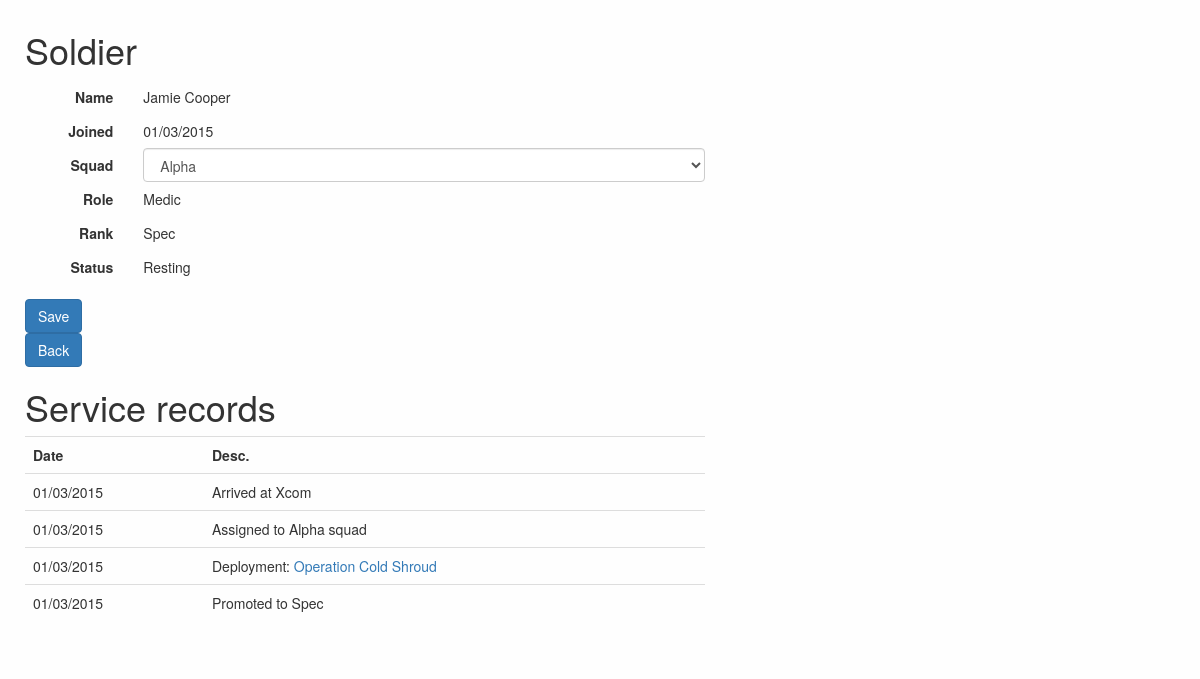
Page /troops/5/ on the committed database.
### troops/models.py (models this page shows, shortened)
class Soldier(models.Model):
	name = models.CharField(max_length = 100)
	joined = models.DateField('Joined')
	squad = models.ForeignKey(Squad, null=True)
	role = models.ForeignKey(Role)
	rank = models.ForeignKey(Rank)
	status = models.ForeignKey(Status)
	def getDate(self):
		return self.joined.strftime('%d/%m/%Y')

class Squad(models.Model):
	name = models.CharField(max_length = 100)
	joined = models.DateField('Established')

class Role(models.Model):
	name = models.CharField(max_length = 50)

class Rank(models.Model):
	name = models.CharField(max_length = 50)

class Status(models.Model):
	name = models.CharField(max_length = 50)

class SoldierEvent(models.Model):
	soldier = models.ForeignKey(Soldier)
	date = models.DateField('Date')
	name = models.CharField(max_length = 200)
	def getDate(self):
		return self.date.strftime('%d/%m/%Y')

class Mission(models.Model):
	name = models.CharField(max_length = 100)
	missionType = models.ForeignKey(MissionType)
	date = models.DateField('Date')
	squad = models.ForeignKey(Squad)
	result = models.ForeignKey(MissionResult)
	wounded = models.IntegerField(default=0)
	dead = models.IntegerField(default=0)
	def getDate(self):
		return self.date.strftime('%d/%m/%Y')

### troops/views.py (the view)
# urls.py: url(r'^(?P<soldier_id>\d+)/$', views.soldier, name='soldier'),
def soldier(request, soldier_id):
	try:
		soldier = Soldier.objects.get(pk=soldier_id)
		squads = Squad.objects.all()
		events = SoldierEvent.objects.filter(soldier=soldier.id)
		deploys = Deployment.objects.filter(soldier=soldier.id)
		mission = []
		for deploy in deploys:
			mission.extend([deploy.mission])
		output = list(chain(events, mission))
		output.sort(key=lambda r: r.date)
		output.sort(key=lambda r: r.name)
	except Soldier.DoesNotExist:
		raise Http404
	return render(request, 'troops/soldier.html', {'soldier': soldier, 'events': output, 'squads': squads})

### troops/templates/troops/soldier.html
{% load staticfiles %}
{% include "troops/header.html" %}
<div class="soldier">
	<h1>Soldier</h1>
	<form class="form-horizontal" role="form" action="./assign" method="GET">
		<div class="form-group">
			<label class="col-sm-2 control-label">Name</label>
			<div class="col-sm-10">
				<p class="form-control-static">{{soldier.name}}</p>
			</div>
			<label class="col-sm-2 control-label">Joined</label>
			<div class="col-sm-10">
				<p class="form-control-static">{{soldier.getDate}}</p>
			</div>
			<label class="col-sm-2 control-label">Squad</label>
			<div class="col-sm-10">
				<select class="form-control" name="squad">
					{% for squad in squads %}
						<option {% if squad.name == soldier.squad.name %}selected="selected"{% endif %}>{{squad.name}}</option>
					{% endfor %}
				</select>
			</div>
			<label class="col-sm-2 control-label">Role</label>
			<div class="col-sm-10">
				<p class="form-control-static">{{soldier.role.name}}</p>
			</div>
			<label class="col-sm-2 control-label">Rank</label>
			<div class="col-sm-10">
				<p class="form-control-static">{{soldier.rank.name}}</p>
			</div>
			<label class="col-sm-2 control-label">Status</label>
			<div class="col-sm-10">
				<p class="form-control-static">{{soldier.status.name}}</p>
			</div>
		</div>
		<button type="submit" class="btn btn-primary">Save</button>
	</form>
	<div>
		<p><a href="/troops/">	<button type="button" class="btn btn-primary">Back</button></a></p>
	</div>
	<div>
		<h1>Service records</h1>
		<table class="table">
			<tr>
				<th>Date</th>
				<th>Desc.</th>
			</tr>
			{% for event in events %}
				<tr>
					<td>{{event.getDate}}</td>
					{% if event.squad %}
						<td>Deployment: <a href="event.id">{{event.name}}</a></td>
					{% else %}
						<td>{{event.name}}</td>
					{% endif %}
				</tr>
			{% endfor %}
		</table>
	</div>
</div>
{% include "troops/footer.html" %}

### troops/static/css/style.css (style rules this page uses)
body { background-color: #fefefe; }
.soldier { position: relative; float: left; width: 700px; padding: 10px; }

### rows in the picture
Soldier: name "Jamie Cooper", getDate "01/03/2015", squad "Alpha", role.name "Medic", rank.name "Spec", status.name "Resting"
SoldierEvent: getDate "01/03/2015", name "Arrived at Xcom"
SoldierEvent: getDate "01/03/2015", name "Assigned to Alpha squad"
Mission: getDate "01/03/2015", name "Operation Cold Shroud"
SoldierEvent: getDate "01/03/2015", name "Promoted to Spec"
